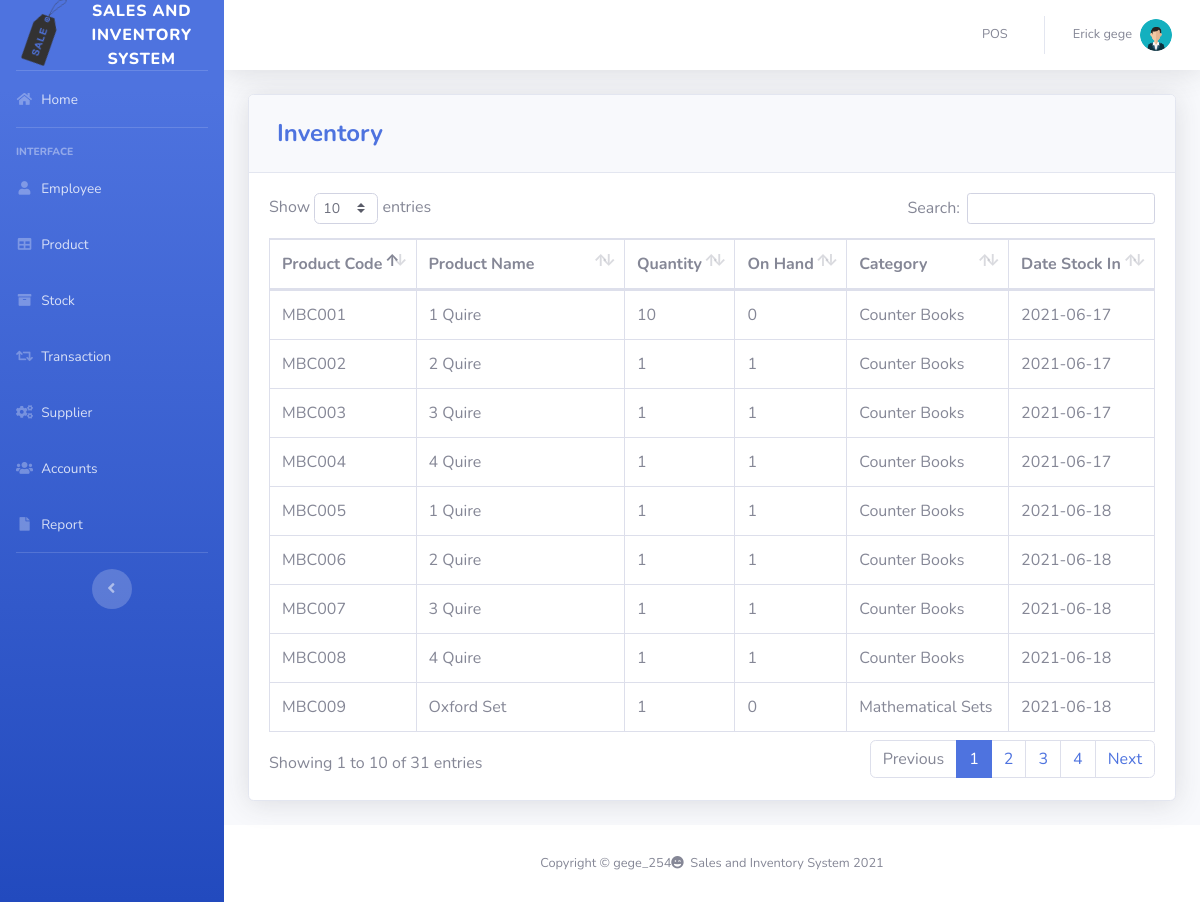
Page /pages/inventory.php (signed in) on the committed database.
### tables this page shows
CREATE TABLE `product` (
  `PRODUCT_ID` int(11) NOT NULL,
  `PRODUCT_CODE` varchar(20) NOT NULL,
  `NAME` varchar(50) DEFAULT NULL,
  `DESCRIPTION` varchar(250) NOT NULL,
  `QTY_STOCK` int(50) DEFAULT NULL,
  `ON_HAND` int(250) NOT NULL,
  `BUYING_PRICE` varchar(100) NOT NULL,
  `PRICE` int(50) DEFAULT NULL,
  `CATEGORY_ID` int(11) DEFAULT NULL,
  `SUPPLIER_ID` int(11) DEFAULT NULL,
  `DATE_STOCK_IN` varchar(50) NOT NULL
);

CREATE TABLE `category` (
  `CATEGORY_ID` int(11) NOT NULL,
  `CNAME` varchar(50) DEFAULT NULL
);

### pages/inventory.php (the view, shortened to what this page needs)
<?php
include'../includes/connection.php';
include'../includes/sidebar.php';
?>
            <div class="card shadow mb-4">
            <div class="card-header py-3">
              <h4 class="m-2 font-weight-bold text-primary">Inventory</h4>
            </div>
            <div class="card-body">
              <div class="table-responsive">
                <table class="table table-bordered" id="dataTable" width="100%" cellspacing="0">
               <thead>
                   <tr>
                     <th>Product Code</th>
                     <th>Product Name</th>
                     <th>Quantity</th>
                     <th>On Hand</th>
                     <th>Category</th>
                     <th>Date Stock In</th>
                   </tr>
               </thead>
          <tbody>
<?php
    $query = 'SELECT PRODUCT_ID, PRODUCT_CODE, NAME, QTY_STOCK ,ON_HAND, CNAME, DATE_STOCK_IN FROM product p join category c on p.CATEGORY_ID=c.CATEGORY_ID GROUP BY PRODUCT_CODE';
        $result = mysqli_query($db, $query) or die (mysqli_error($db));
            while ($row = mysqli_fetch_assoc($result)) {
              $hide = '';
              if ($row['CNAME'] == "hidden")
              {
                  $hide = 'style="display: none;"';
              } ?>
               <tr <?php echo $hide;?> >
                <?php
                echo '<td>'. $row['PRODUCT_CODE'].'</td>';
                echo '<td>'. $row['NAME'].'</td>';
                echo '<td>'. $row['QTY_STOCK'].'</td>';
                echo '<td>'. $row['ON_HAND'].'</td>';
                echo '<td>'. $row['CNAME'].'</td>';
                echo '<td>'. $row['DATE_STOCK_IN'].'</td>';
                echo '</tr> ';
                        }
?>
                                </tbody>
                            </table>
                        </div>
                    </div>
                  </div>
<?php
include'../includes/footer.php';
?>

### includes/sidebar.php (shortened to what this page needs)
<!DOCTYPE html>
<html lang="en">
<head>
  <link href="../vendor/fontawesome-free/css/all.min.css" rel="stylesheet" type="text/css">
  <link href="../css/sb-admin-2.min.css" rel="stylesheet">
  <link href="../vendor/datatables/dataTables.bootstrap4.min.css" rel="stylesheet">
</head>
<body id="page-top">
  <div id="wrapper">
    <ul class="navbar-nav bg-gradient-primary sidebar sidebar-dark accordion" id="accordionSidebar">
      <a class="sidebar-brand d-flex align-items-center justify-content-center" href="index.php">
        <div class="sidebar-brand-icon rotate-n-15">
        <img class="img-fluid" src="../img/sales.png" alt="">
        </div>
        <div class="sidebar-brand-text mx-3">Sales and Inventory System</div>
      </a>
      <hr class="sidebar-divider my-0">
      <li class="nav-item">
        <a class="nav-link" href="index.php">
          <i class="fas fa-fw fa-home"></i>
          <span>Home</span></a>
      </li>
      <hr class="sidebar-divider">
      <div class="sidebar-heading">
        Interface
      </div>
      <li class="nav-item">
        <a class="nav-link" href="employee.php">
          <i class="fas fa-fw fa-user"></i>
          <span>Employee</span></a>
      </li>
      <li class="nav-item">
        <a class="nav-link" href="product.php">
          <i class="fas fa-fw fa-table"></i>
          <span>Product</span></a>
      </li>
      <li class="nav-item">
        <a class="nav-link" href="inventory.php">
          <i class="fas fa-fw fa-archive"></i>
          <span>Stock</span></a>
      </li>
      <li class="nav-item">
        <a class="nav-link" href="transaction.php">
          <i class="fas fa-fw fa-retweet"></i>
          <span>Transaction</span></a>
      </li>
      <li class="nav-item">
        <a class="nav-link" href="supplier.php">
          <i class="fas fa-fw fa-cogs"></i>
          <span>Supplier</span></a>
      </li>
      <li class="nav-item">
        <a class="nav-link" href="user.php">
          <i class="fas fa-fw fa-users"></i>
          <span>Accounts</span></a>
      </li>
      <li class="nav-item">
        <a class="nav-link" href="sales_report.php">
          <i class="fas fa-fw fa-file"></i>
          <span>Report</span></a>
      </li>
      <hr class="sidebar-divider d-none d-md-block">
      <div class="text-center d-none d-md-inline">
        <button class="rounded-circle border-0" id="sidebarToggle"></button>
      </div>
    </ul>
    <?php include_once 'topbar.php'; ?>

### includes/topbar.php (shortened to what this page needs)
<div id="content-wrapper" class="d-flex flex-column">
  <div id="content">
    <nav class="navbar navbar-expand navbar-light bg-white topbar mb-4 static-top shadow">
      <ul class="navbar-nav ml-auto">
        <li class="nav-item dropdown no-arrow">
          <a class="nav-link" href="pos.php" role="button">
            <span class="mr-2 d-none d-lg-inline text-gray-600 small">POS</span>
          </a>
        </li>
        <li class="nav-item dropdown no-arrow">
          <a class="nav-link dropdown-toggle" href="#" id="userDropdown" role="button" data-toggle="dropdown" aria-haspopup="true" aria-expanded="false">
            <span class="mr-2 d-none d-lg-inline text-gray-600 small"><?php echo  $_SESSION['FIRST_NAME']. ' '.$_SESSION['LAST_NAME'] ;?></span>
            <img class="img-profile rounded-circle"
            <?php
              if($_SESSION['GENDER']=='Male'){
                echo 'src="../img/manAvatar.png"';
              }else{
                echo 'src="../img/womanAvatar.png"';
              }
            ?>>
          </a>
        </li>
      </ul>
    </nav>
    <div class="container-fluid">

### includes/footer.php (shortened to what this page needs)
        </div>
      </div>
      <footer class="sticky-footer bg-white">
        <div class="container my-auto">
          <div class="copyright text-center my-auto">
              <span>Copyright © gege_254<i class="fas fa-grin-wink fa-1x"></i> &nbsp;Sales and Inventory System 2021</span>
          </div>
        </div>
      </footer>
    </div>
  </div>
</body>
</html>

### rows in the picture
product: PRODUCT_CODE "MBC001", NAME "1 Quire", QTY_STOCK "10", ON_HAND "0", CATEGORY_ID.CNAME "Counter Books", DATE_STOCK_IN "2021-06-17"
product: PRODUCT_CODE "MBC002", NAME "2 Quire", QTY_STOCK "1", ON_HAND "1", CATEGORY_ID.CNAME "Counter Books", DATE_STOCK_IN "2021-06-17"
product: PRODUCT_CODE "MBC003", NAME "3 Quire", QTY_STOCK "1", ON_HAND "1", CATEGORY_ID.CNAME "Counter Books", DATE_STOCK_IN "2021-06-17"
product: PRODUCT_CODE "MBC004", NAME "4 Quire", QTY_STOCK "1", ON_HAND "1", CATEGORY_ID.CNAME "Counter Books", DATE_STOCK_IN "2021-06-17"
product: PRODUCT_CODE "MBC005", NAME "1 Quire", QTY_STOCK "1", ON_HAND "1", CATEGORY_ID.CNAME "Counter Books", DATE_STOCK_IN "2021-06-18"
product: PRODUCT_CODE "MBC006", NAME "2 Quire", QTY_STOCK "1", ON_HAND "1", CATEGORY_ID.CNAME "Counter Books", DATE_STOCK_IN "2021-06-18"
product: PRODUCT_CODE "MBC007", NAME "3 Quire", QTY_STOCK "1", ON_HAND "1", CATEGORY_ID.CNAME "Counter Books", DATE_STOCK_IN "2021-06-18"
product: PRODUCT_CODE "MBC008", NAME "4 Quire", QTY_STOCK "1", ON_HAND "1", CATEGORY_ID.CNAME "Counter Books", DATE_STOCK_IN "2021-06-18"
product: PRODUCT_CODE "MBC009", NAME "Oxford Set", QTY_STOCK "1", ON_HAND "0", CATEGORY_ID.CNAME "Mathematical Sets", DATE_STOCK_IN "2021-06-18"

### other values in the picture
$_SESSION['FIRST_NAME'] "Erick"
$_SESSION['LAST_NAME'] "gege"
